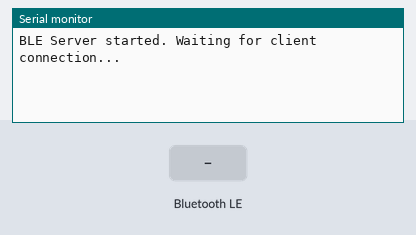
Simulated run of this sketch. Board: ESP32. On the bench: the last lines printed to the serial monitor. Inputs (shaded band) come from the test bench. Nothing arrives over Bluetooth unless stated; a phone connects over Bluetooth LE 3 s after start.

Above: at 1.2 s.
1.3 s: Bluetooth LE write "1" received
At 2.1 s:
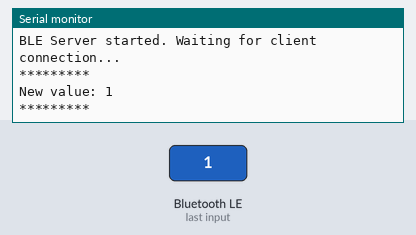
2.8 s: Bluetooth LE write "0" received
At 3.2 s:
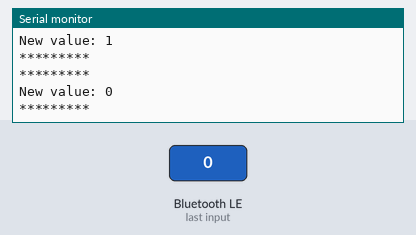
4.3 s: Bluetooth LE write "2" received
At 5.5 s:
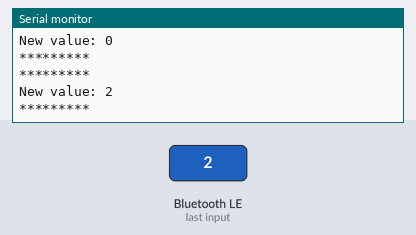

Measured:
- after the input at 1.3 s, the serial monitor: prints a new line after 0.05 s (image 1)
- after the input at 2.8 s, the serial monitor: prints a new line after 0.05 s (image 2)
- after the input at 4.3 s, the serial monitor: prints a new line after 0.05 s (image 3)

The sketch:

Bluetooth_host_sample.ino
```cpp
#include <BLEDevice.h>
#include <BLEUtils.h>
#include <BLEServer.h>

// See the following for generating UUIDs:
// https://www.uuidgenerator.net/

#define SERVICE_UUID "4fafc201-1fb5-459e-8fcc-c5c9c331914b"
#define CHARACTERISTIC_UUID "2ffafe1a-d1fa-4dd4-85cb-2c994c6ab3e0"

class MyCallbacks: public BLECharacteristicCallbacks {
  void onWrite(BLECharacteristic *pCharacteristic) {
    String value = pCharacteristic->getValue();  // Changed from std::string to String

    if (value.length() > 0) {
      Serial.println("*********");
      Serial.print("New value: ");
      Serial.println(value);  // Simplified - can print String directly
      Serial.println("*********");
    }
  }
};

void setup() {
  Serial.begin(115200);

  BLEDevice::init("MyESP32");
  BLEServer *pServer = BLEDevice::createServer();
  BLEService *pService = pServer->createService(SERVICE_UUID);

  BLECharacteristic *pCharacteristic = pService->createCharacteristic(
    CHARACTERISTIC_UUID,
    BLECharacteristic::PROPERTY_READ |
    BLECharacteristic::PROPERTY_WRITE
  );

  pCharacteristic->setCallbacks(new MyCallbacks());
  pCharacteristic->setValue("Hello World");
  pService->start();

  BLEAdvertising *pAdvertising = pServer->getAdvertising();
  pAdvertising->start();

  Serial.println("BLE Server started. Waiting for client connection...");
}

void loop() {
  // put your main code here, to run repeatedly:
  delay(2000);
}
```
